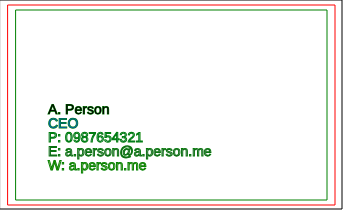
Frame 1 (no input)
Frame 60 (no input): identical to frame 1, image omitted
Frame 120 (the mouse pressed at the canvas centre since frame 60): identical to frame 1, image omitted

The p5.js sketch that drew this single still picture (run headless with seeded random() and noise() and a simulated clock; from frame 60 on, the mouse is pressed at the canvas centre):

// p5.js sketch
// ── sketch.js
// Print dimensions - good to keep ratios as variables throughout!
var cardH = 200;
var cardW = Math.round(cardH*1.636); // maintains aspect ratio throughout

// additional bleed and padding %
// use native JavaScript object Math to round - can't have decimals for pixels
var bleedPadW = Math.round(cardW*0.05);
var bleedPadH = Math.round(cardH*0.05);

// dimensions for bleed area
var bleedXmin = 0;
var bleedXmax = cardW + bleedPadW;
var bleedYmin = 0;
var bleedYmax = cardH + bleedPadH;

// dims for centered card area
var cardXmin = 0 + bleedPadW * 0.5;
var cardXmax = cardW;
var cardYmin = 0 + (bleedPadH * 0.5);
var cardYmax = cardH;

// dims for centered padding area
var padXmin = 0 + bleedPadW;
var padXmax = cardW - bleedPadW;
var padYmin = 0 + bleedPadH;
var padYmax = cardH - bleedPadH;


function setup() {
	createCanvas(cardW+bleedPadW, cardH+bleedPadH); // width and height of my canvas
	stroke("black");
	rect(bleedXmin, bleedYmin, bleedXmax-1, bleedYmax-1); // minus one to make it visible inside canvas
	stroke("red");
	rect(cardXmin, cardYmin, cardXmax, cardYmax); // centered
	stroke("green");
	rect(padXmin, padYmin, padXmax, padYmax); // centered

	// careful! see textSize is used by p5.js library, so don't name it as a var
	var fontSizeA = Math.round(cardH/14); // maintain aspect ratio with text too
	textSize(fontSizeA);
	text("A. Person", padXmin+bleedPadW*2, padYmax*0.6);
	fill(0, 102, 153);
	text("CEO", padXmin+bleedPadW*2, (padYmax*0.6)+fontSizeA);
	fill(0, 102, 153, 51);
	text("P: 0987654321", padXmin+bleedPadW*2, (padYmax*0.6)+(fontSizeA*2));
	fill(102, 0, 153, 51);
	text("E: a.person@a.person.me", padXmin+bleedPadW*2, (padYmax*0.6)+(fontSizeA*3));
	fill(102, 153, 0, 51);
	text("W: a.person.me", padXmin+bleedPadW*2, (padYmax*0.6)+(fontSizeA*4));
	
}

function draw() {

}
